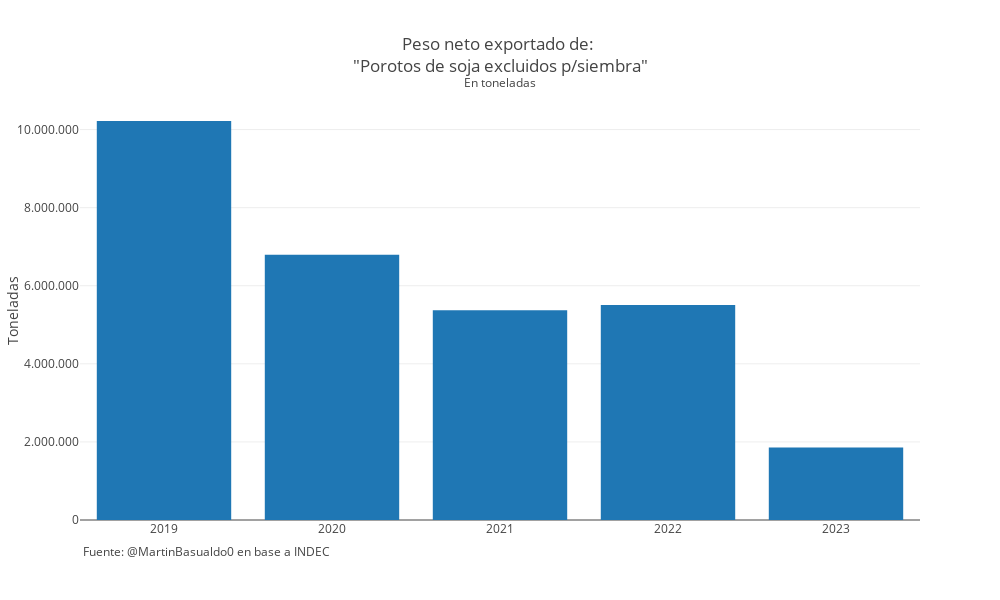

This figure's notebook cell:
### Code cell
fig = bar_plot(df, commerce, 2019, frequency, variable="netWeight", ncm_code="12019000", include_countries=False)
fig.update_layout(legend = dict(yanchor="top", xanchor="left", orientation="v",))

### Figure 1 — Plotly figure (JSON) as saved in the notebook; plotly's stock layout.template omitted (floating-point values rounded to 4 significant figures)
{"data": [{"type": "bar", "x": ["2019", "2020", "2021", "2022", "2023"], "y": [10220000.0, 6796000.0, 5371000.0, 5506000.0, 1859000.0]}], "layout": {"annotations": [{"font": {"size": 12}, "showarrow": false, "text": "Fuente: @MartinBasualdo0 en base a INDEC", "x": 0.3, "xanchor": "right", "xref": "paper", "xshift": 0, "y": -0.1, "yanchor": "auto", "yref": "paper", "yshift": 0}], "barmode": "relative", "height": 600, "legend": {"orientation": "v", "xanchor": "left", "y": 0.95, "yanchor": "top"}, "separators": ",.", "title": {"text": "Peso neto exportado de: <br>\"Porotos de soja excluidos p/siembra\"<br><sup>En toneladas</sup>"}, "uniformtext": {"minsize": 10, "mode": "hide"}, "width": 1000, "xaxis": {"title": {"text": ""}, "type": "category"}, "yaxis": {"tickformat": ",", "title": {"text": "Toneladas"}}}}
